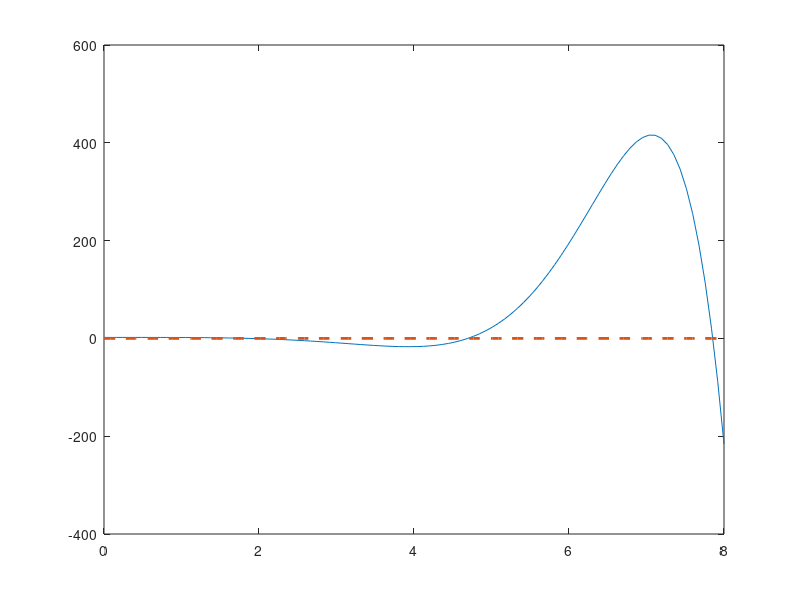

Write MATLAB code to recreate this figure. (Note: this script raises an error after producing the figure.)
%% Esercizio sulle frequenze oscillatorie della trave

clear; clc; % Puliamo l'ambiente di lavoro

f = @(beta) cosh(beta).*cos(beta) + 1;

%% Facciamo un grafico della funzione per determinare la posizione degli 0
figure(1)
beta = linspace(0,8,100);
plot(beta,f(beta),'-',beta,0*beta,'--','LineWidth',2);

%% Selezioniamo il primo:
a = 1.5;
b = 2.5;
%a = 4.6;
%b = 4.7;
%a = 7;
%b = 8;
maxit = 100;
tol = 1e-13;
[c,residuo] = bisezione(f,a,b,maxit,tol);

%% Il valore di \beta cercato è:
betastar = c(end);

%% Inseriamo i dati relativi alla trave:
rho = 7850;   % kg/m^3
E = 200*1e+9; % Pascal a.k.a. N/m^2
L = 0.9;    % m
b = 25*1e-3; % 25 mm
h = 2.5*1e-3; % 2.5 mm
%I = (b*h/12)*(h^2*cos(pi/4)^2+b^2*sin(pi/4)^2);
I = (b*h^3)/12;
m = b*h*L*rho;

f = (betastar^2)*sqrt( (E*I)/(m*L^3) )/(2*pi);

fprintf("La frequenza è di %.2f Hz\n",f);